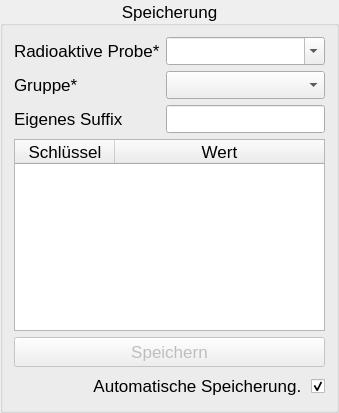
       <widget class="QGroupBox" name="groupBox">
        <property name="sizePolicy">
         <sizepolicy hsizetype="Minimum" vsizetype="Preferred">
          <horstretch>0</horstretch>
          <verstretch>0</verstretch>
         </sizepolicy>
        </property>
        <property name="minimumSize">
         <size>
          <width>0</width>
          <height>50</height>
         </size>
        </property>
        <property name="font">
         <font>
          <pointsize>13</pointsize>
         </font>
        </property>
        <property name="title">
         <string>Speicherung</string>
        </property>
        <property name="alignment">
         <set>Qt::AlignmentFlag::AlignCenter</set>
        </property>
        <property name="flat">
         <bool>false</bool>
        </property>
        <property name="checkable">
         <bool>false</bool>
        </property>
        <layout class="QVBoxLayout" name="verticalLayout">
         <property name="sizeConstraint">
          <enum>QLayout::SizeConstraint::SetMinimumSize</enum>
         </property>
         <item>
          <layout class="QFormLayout" name="formLayout_2">
           <property name="fieldGrowthPolicy">
            <enum>QFormLayout::FieldGrowthPolicy::AllNonFixedFieldsGrow</enum>
           </property>
           <property name="rightMargin">
            <number>0</number>
           </property>
           <property name="bottomMargin">
            <number>0</number>
           </property>
           <item row="0" column="0">
            <widget class="QLabel" name="label_6">
             <property name="text">
              <string>Radioaktive Probe*</string>
             </property>
            </widget>
           </item>
           <item row="0" column="1">
            <widget class="QComboBox" name="radSample">
             <property name="sizePolicy">
              <sizepolicy hsizetype="MinimumExpanding" vsizetype="Fixed">
               <horstretch>0</horstretch>
               <verstretch>0</verstretch>
              </sizepolicy>
             </property>
             <property name="toolTip">
              <string>&lt;html&gt;&lt;head/&gt;&lt;body&gt;&lt;p&gt;Auswahl der verwendeten radioaktiven Probe &lt;span style=&quot; color:#ff001a;&quot;&gt;(Pflichtfeld)&lt;/span&gt;&lt;/p&gt;&lt;/body&gt;&lt;/html&gt;</string>
             </property>
             <property name="editable">
              <bool>true</bool>
             </property>
             <property name="currentText">
              <string/>
             </property>
             <property name="currentIndex">
              <number>-1</number>
             </property>
             <property name="insertPolicy">
              <enum>QComboBox::InsertPolicy::NoInsert</enum>
             </property>
             <item>
              <property name="text">
               <string>E00200</string>
              </property>
             </item>
             <item>
              <property name="text">
               <string>E03607</string>
              </property>
             </item>
             <item>
              <property name="text">
               <string>E23303</string>
              </property>
             </item>
             <item>
              <property name="text">
               <string>E30347</string>
              </property>
             </item>
             <item>
              <property name="text">
               <string>E32090</string>
              </property>
             </item>
             <item>
              <property name="text">
               <string>E34316</string>
              </property>
             </item>
             <item>
              <property name="text">
               <string>E38069</string>
              </property>
             </item>
             <item>
              <property name="text">
               <string>E43002</string>
              </property>
             </item>
             <item>
              <property name="text">
               <string>E44367</string>
              </property>
             </item>
             <item>
              <property name="text">
               <string>E52165</string>
              </property>
             </item>
             <item>
              <property name="text">
               <string>E54024</string>
              </property>
             </item>
             <item>
              <property name="text">
               <string>E55600</string>
              </property>
             </item>
             <item>
              <property name="text">
               <string>E62894</string>
              </property>
             </item>
             <item>
              <property name="text">
               <string>E63699</string>
              </property>
             </item>
             <item>
              <property name="text">
               <string>E67594</string>
              </property>
             </item>
             <item>
              <property name="text">
               <string>E75572</string>
              </property>
             </item>
             <item>
              <property name="text">
               <string>E76054</string>
              </property>
             </item>
             <item>
              <property name="text">
               <string>E78857</string>
              </property>
             </item>
             <item>
              <property name="text">
               <string>E80533</string>
              </property>
             </item>
             <item>
              <property name="text">
               <string>E82518</string>
              </property>
             </item>
             <item>
              <property name="text">
               <string>E87198</string>
              </property>
             </item>
             <item>
              <property name="text">
               <string>E89152</string>
              </property>
             </item>
             <item>
              <property name="text">
               <string>E92206</string>
              </property>
             </item>
             <item>
              <property name="text">
               <string>E93652</string>
              </property>
             </item>
             <item>
              <property name="text">
               <string>E93945</string>
              </property>
             </item>
             <item>
              <property name="text">
               <string>E95829</string>
              </property>
             </item>
             <item>
              <property name="text">
               <string>E96269</string>
              </property>
             </item>
             <item>
              <property name="text">
               <string>E99208</string>
              </property>
             </item>
            </widget>
           </item>
           <item row="1" column="0">
            <widget class="QLabel" name="label_7">
             <property name="text">
              <string>Gruppe*</string>
             </property>
            </widget>
           </item>
           <item row="1" column="1">
            <widget class="QComboBox" name="groupLetter">
             <property name="sizePolicy">
              <sizepolicy hsizetype="MinimumExpanding" vsizetype="Fixed">
               <horstretch>0</horstretch>
               <verstretch>0</verstretch>
              </sizepolicy>
             </property>
             <property name="toolTip">
              <string>&lt;html&gt;&lt;head/&gt;&lt;body&gt;&lt;p&gt;Auswahl der GP Praktikumsgruppe &lt;span style=&quot; color:#ff001a;&quot;&gt;(Pflichtfeld)&lt;/span&gt;&lt;/p&gt;&lt;/body&gt;&lt;/html&gt;</string>
             </property>
             <property name="currentIndex">
              <number>-1</number>
             </property>
             <property name="maxCount">
              <number>24</number>
             </property>
             <property name="insertPolicy">
              <enum>QComboBox::InsertPolicy::NoInsert</enum>
             </property>
             <item>
              <property name="text">
               <string>A</string>
              </property>
             </item>
             <item>
              <property name="text">
               <string>B</string>
              </property>
             </item>
             <item>
              <property name="text">
               <string>C</string>
              </property>
             </item>
             <item>
              <property name="text">
               <string>D</string>
              </property>
             </item>
             <item>
              <property name="text">
               <string>E</string>
              </property>
             </item>
             <item>
              <property name="text">
               <string>F</string>
              </property>
             </item>
             <item>
              <property name="text">
               <string>G</string>
              </property>
             </item>
             <item>
              <property name="text">
               <string>H</string>
              </property>
             </item>
             <item>
              <property name="text">
               <string>I</string>
              </property>
             </item>
             <item>
              <property name="text">
               <string>J</string>
              </property>
             </item>
             <item>
              <property name="text">
               <string>K</string>
              </property>
             </item>
             <item>
              <property name="text">
               <string>L</string>
              </property>
             </item>
             <item>
              <property name="text">
               <string>M</string>
              </property>
             </item>
             <item>
              <property name="text">
               <string>N</string>
              </property>
             </item>
             <item>
              <property name="text">
               <string>O</string>
              </property>
             </item>
             <item>
              <property name="text">
               <string>P</string>
              </property>
             </item>
            </widget>
           </item>
           <item row="2" column="0">
            <widget class="QLabel" name="label_5">
             <property name="text">
              <string>Eigenes Suffix</string>
             </property>
            </widget>
           </item>
           <item row="2" column="1">
            <widget class="QLineEdit" name="suffix">
             <property name="sizePolicy">
              <sizepolicy hsizetype="MinimumExpanding" vsizetype="Fixed">
               <horstretch>0</horstretch>
               <verstretch>0</verstretch>
              </sizepolicy>
             </property>
             <property name="toolTip">
              <string>Ein benutzerdefiniertes Suffix mit maximal 20 Zeichen</string>
             </property>
             <property name="text">
              <string notr="true"/>
             </property>
             <property name="maxLength">
              <number>20</number>
             </property>
            </widget>
           </item>
          </layout>
         </item>
         <item>
          <widget class="QTableWidget" name="tableWidget">
           <property name="lineWidth">
            <number>1</number>
           </property>
           <property name="midLineWidth">
            <number>0</number>
           </property>
           <property name="horizontalScrollBarPolicy">
            <enum>Qt::ScrollBarPolicy::ScrollBarAlwaysOff</enum>
           </property>
           <property name="sizeAdjustPolicy">
            <enum>QAbstractScrollArea::SizeAdjustPolicy::AdjustIgnored</enum>
           </property>
           <property name="verticalScrollMode">
            <enum>QAbstractItemView::ScrollMode::ScrollPerItem</enum>
           </property>
           <property name="showGrid">
            <bool>true</bool>
           </property>
           <property name="columnCount">
            <number>2</number>
           </property>
           <attribute name="horizontalHeaderMinimumSectionSize">
            <number>40</number>
           </attribute>
           <attribute name="horizontalHeaderStretchLastSection">
            <bool>true</bool>
           </attribute>
           <attribute name="verticalHeaderVisible">
            <bool>false</bool>
           </attribute>
           <column>
            <property name="text">
             <string>Schlüssel</string>
            </property>
           </column>
           <column>
            <property name="text">
             <string>Wert</string>
            </property>
           </column>
          </widget>
         </item>
         <item>
          <widget class="QPushButton" name="buttonSave">
           <property name="enabled">
            <bool>false</bool>
           </property>
           <property name="sizePolicy">
            <sizepolicy hsizetype="Minimum" vsizetype="Fixed">
             <horstretch>0</horstretch>
             <verstretch>0</verstretch>
            </sizepolicy>
           </property>
           <property name="minimumSize">
            <size>
             <width>100</width>
             <height>30</height>
            </size>
           </property>
           <property name="maximumSize">
            <size>
             <width>1000</width>
             <height>40</height>
            </size>
           </property>
           <property name="toolTip">
            <string>Messung speichern (Dateidialog)</string>
           </property>
           <property name="text">
            <string>Speichern</string>
           </property>
          </widget>
         </item>
         <item>
          <layout class="QHBoxLayout" name="horizontalLayout_5">
           <property name="rightMargin">
            <number>0</number>
           </property>
           <property name="bottomMargin">
            <number>0</number>
           </property>
           <item>
            <widget class="QCheckBox" name="autoSave">
             <property name="sizePolicy">
              <sizepolicy hsizetype="Minimum" vsizetype="Minimum">
               <horstretch>0</horstretch>
               <verstretch>0</verstretch>
              </sizepolicy>
             </property>
             <property name="maximumSize">
              <size>
               <width>850</width>
               <height>16777215</height>
              </size>
             </property>
             <property name="toolTip">
              <string>&lt;html&gt;&lt;head/&gt;&lt;body&gt;&lt;p&gt;Bei Aktivierung werden die Messungen automatisch im Format:&lt;/p&gt;&lt;p&gt;YYYY_MM_DD-&lt;span style=&quot; font-style:italic;&quot;&gt;Radioaktive Probe&lt;/span&gt;-&lt;span style=&quot; font-style:italic;&quot;&gt;Suffix&lt;/span&gt;.csv&lt;/p&gt;&lt;p&gt;im Ordner Dokumente/Geiger-Mueller/ gespeichert.&lt;/p&gt;&lt;/body&gt;&lt;/html&gt;</string>
             </property>
             <property name="layoutDirection">
              <enum>Qt::LayoutDirection::RightToLeft</enum>
             </property>
             <property name="text">
              <string>Automatische Speicherung. </string>
             </property>
             <property name="checked">
              <bool>true</bool>
             </property>
             <property name="tristate">
              <bool>false</bool>
             </property>
            </widget>
           </item>
          </layout>
         </item>
        </layout>
       </widget>
